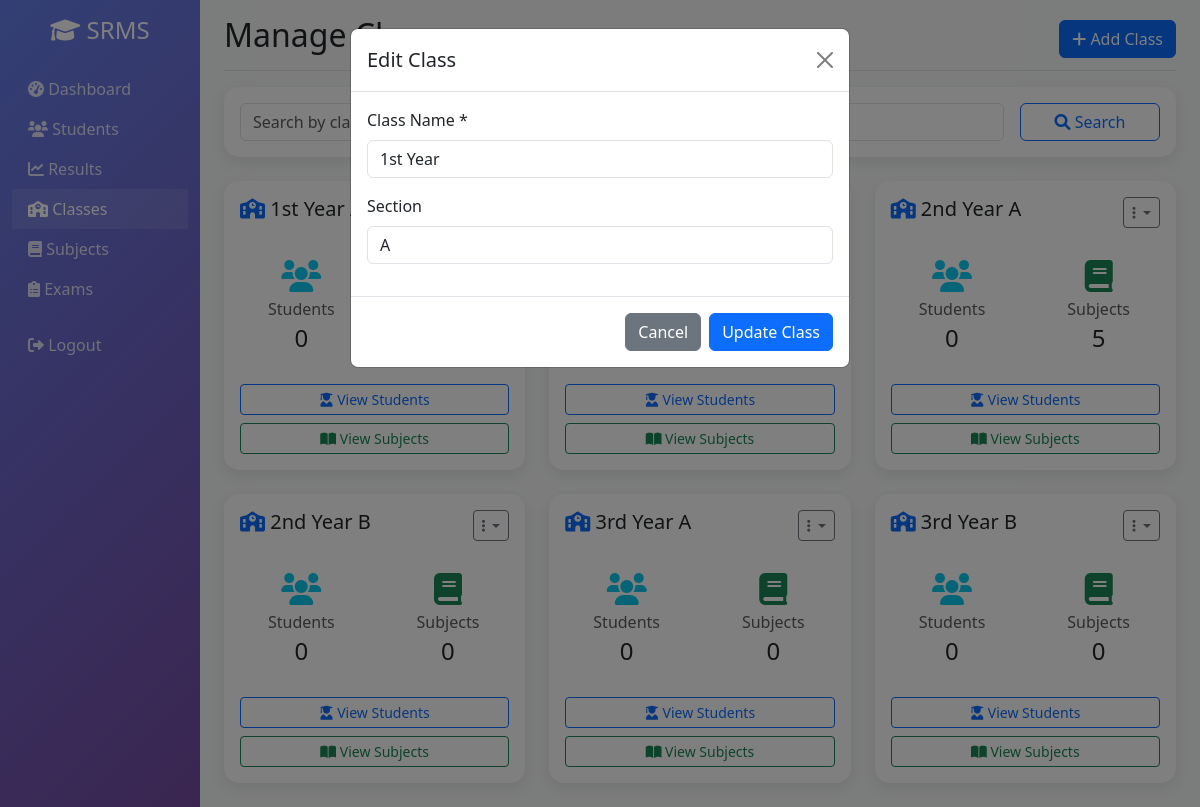
The app's page /classes.php?edit=1 (signed in) with its own data.
### tables this page shows
CREATE TABLE `classes` (
  `id` int(11) NOT NULL AUTO_INCREMENT,
  `class_name` varchar(50) NOT NULL,
  `section` varchar(10) DEFAULT NULL,
  `created_at` timestamp NOT NULL DEFAULT current_timestamp(),
  PRIMARY KEY (`id`),
  UNIQUE KEY `class_name_section` (`class_name`, `section`)
);

### includes/functions.php (called while the page is built, shortened)
<?php
include_once 'db.php';
function sanitize($data) {
    global $conn;
    return htmlspecialchars(strip_tags(trim($conn->real_escape_string($data))));
}
?>

### classes.php (the view, shortened to what this page needs)
<?php
include_once 'includes/functions.php';
$edit_class = null;
if (isset($_GET['edit'])) {
    $id = sanitize($_GET['edit']);
    $sql = "SELECT * FROM classes WHERE id = ?";
    $stmt = $conn->prepare($sql);
    $stmt->bind_param("i", $id);
    $stmt->execute();
    $result = $stmt->get_result();
    $edit_class = $result->fetch_assoc();
}
$page = isset($_GET['page']) ? (int)$_GET['page'] : 1;
$limit = 20;
$offset = ($page - 1) * $limit;
$sql = "SELECT c.*,
        (SELECT COUNT(*) FROM students WHERE class_id = c.id) as student_count,
        (SELECT COUNT(*) FROM subjects WHERE class_id = c.id) as subject_count
        FROM classes c";
$sql .= " ORDER BY c.class_name, c.section LIMIT $limit OFFSET $offset";
$classes = $conn->query($sql);
?>
<!DOCTYPE html>
<html lang="en">
<head>
    <link href="https://cdn.jsdelivr.net/npm/bootstrap@5.3.0/dist/css/bootstrap.min.css" rel="stylesheet">
    <link rel="stylesheet" href="https://cdnjs.cloudflare.com/ajax/libs/font-awesome/6.0.0/css/all.min.css">
</head>
<body>
    <div class="container-fluid">
        <div class="row">
            <nav class="col-md-3 col-lg-2 d-md-block sidebar collapse">
                <div class="position-sticky pt-3">
                    <div class="text-center mb-4">
                        <h4 class="text-white">
                            <i class="fas fa-graduation-cap"></i> SRMS
                        </h4>
                    </div>
                    <ul class="nav flex-column">
                        <li class="nav-item">
                            <a class="nav-link" href="index.php">
                                <i class="fas fa-tachometer-alt"></i> Dashboard
                            </a>
                        </li>
                        <li class="nav-item">
                            <a class="nav-link" href="students.php">
                                <i class="fas fa-users"></i> Students
                            </a>
                        </li>
                        <li class="nav-item">
                            <a class="nav-link" href="results.php">
                                <i class="fas fa-chart-line"></i> Results
                            </a>
                        </li>
                        <li class="nav-item">
                            <a class="nav-link active" href="classes.php">
                                <i class="fas fa-school"></i> Classes
                            </a>
                        </li>
                        <li class="nav-item">
                            <a class="nav-link" href="subjects.php">
                                <i class="fas fa-book"></i> Subjects
                            </a>
                        </li>
                        <li class="nav-item">
                            <a class="nav-link" href="exams.php">
                                <i class="fas fa-clipboard-list"></i> Exams
                            </a>
                        </li>
                        <li class="nav-item mt-3">
                            <a class="nav-link" href="logout.php">
                                <i class="fas fa-sign-out-alt"></i> Logout
                            </a>
                        </li>
                    </ul>
                </div>
            </nav>
            <main class="col-md-9 ms-sm-auto col-lg-10 px-md-4 main-content">
                <div class="d-flex justify-content-between flex-wrap flex-md-nowrap align-items-center pt-3 pb-2 mb-3 border-bottom">
                    <h1 class="h2">Manage Classes</h1>
                    <div class="btn-toolbar mb-2 mb-md-0">
                        <button type="button" class="btn btn-primary" data-bs-toggle="modal" data-bs-target="#addClassModal">
                            <i class="fas fa-plus"></i> Add Class
                        </button>
                    </div>
                </div>
                <div class="card mb-4">
                    <div class="card-body">
                        <form method="GET" class="row g-3">
                            <div class="col-md-10">
                            </div>
                            <div class="col-md-2">
                                <button type="submit" class="btn btn-outline-primary w-100">
                                    <i class="fas fa-search"></i> Search
                                </button>
                            </div>
                        </form>
                    </div>
                </div>
                <div class="row">
                    <?php while ($class = $classes->fetch_assoc()): ?>
                    <div class="col-md-6 col-lg-4 mb-4">
                        <div class="card h-100">
                            <div class="card-body">
                                <div class="d-flex justify-content-between align-items-start mb-3">
                                    <h5 class="card-title mb-0">
                                        <i class="fas fa-school text-primary"></i>
                                        <?php echo htmlspecialchars($class['class_name'] . ' ' . $class['section']); ?>
                                    </h5>
                                    <div class="dropdown">
                                        <button class="btn btn-sm btn-outline-secondary dropdown-toggle" type="button" data-bs-toggle="dropdown">
                                            <i class="fas fa-ellipsis-v"></i>
                                        </button>
                                    </div>
                                </div>
                                <div class="row mb-3">
                                    <div class="col-6">
                                        <div class="stat-card">
                                            <i class="fas fa-users text-info fa-2x mb-2"></i>
                                            <h6 class="text-muted mb-1">Students</h6>
                                            <h4 class="mb-0"><?php echo $class['student_count']; ?></h4>
                                        </div>
                                    </div>
                                    <div class="col-6">
                                        <div class="stat-card">
                                            <i class="fas fa-book text-success fa-2x mb-2"></i>
                                            <h6 class="text-muted mb-1">Subjects</h6>
                                            <h4 class="mb-0"><?php echo $class['subject_count']; ?></h4>
                                        </div>
                                    </div>
                                </div>
                                <div class="d-grid gap-2">
                                    <a href="class_students.php?id=<?php echo $class['id']; ?>" class="btn btn-outline-primary btn-sm">
                                        <i class="fas fa-user-graduate"></i> View Students
                                    </a>
                                    <a href="class_subjects.php?id=<?php echo $class['id']; ?>" class="btn btn-outline-success btn-sm">
                                        <i class="fas fa-book-open"></i> View Subjects
                                    </a>
                                </div>
                            </div>
                        </div>
                    </div>
                    <?php endwhile; ?>
                </div>
            </main>
        </div>
    </div>
    <?php if ($edit_class): ?>
    <div class="modal fade show" id="editClassModal" tabindex="-1" style="display: block; background: rgba(0,0,0,0.5);">
        <div class="modal-dialog">
            <div class="modal-content">
                <div class="modal-header">
                    <h5 class="modal-title">Edit Class</h5>
                    <a href="classes.php" class="btn-close"></a>
                </div>
                <form method="POST">
                    <div class="modal-body">
                        <div class="mb-3">
                            <label class="form-label">Class Name *</label>
                            <input type="text" class="form-control" name="class_name" value="<?php echo $edit_class['class_name']; ?>" required>
                        </div>
                        <div class="mb-3">
                            <label class="form-label">Section</label>
                            <input type="text" class="form-control" name="section" value="<?php echo $edit_class['section']; ?>">
                        </div>
                    </div>
                    <div class="modal-footer">
                        <a href="classes.php" class="btn btn-secondary">Cancel</a>
                        <button type="submit" name="edit_class" class="btn btn-primary">Update Class</button>
                    </div>
                </form>
            </div>
        </div>
    </div>
    <?php endif; ?>
</body>
</html>

### classes.php (style rules this page uses)
.sidebar { min-height: 100vh; background: linear-gradient(135deg, #667eea 0%, #764ba2 100%); }
.sidebar .nav-link { color: rgba(255, 255, 255, 0.8); transition: all 0.3s; }
.sidebar .nav-link:hover, .sidebar .nav-link.active { color: white; background: rgba(255, 255, 255, 0.1); }
.main-content { background-color: #f8f9fa; min-height: 100vh; }
.card { border: none; border-radius: 15px; box-shadow: 0 5px 15px rgba(0, 0, 0, 0.08); }
.stat-card { background: white; border-radius: 10px; padding: 1rem; text-align: center; }

### records on screen
classes: class_name+section "1st Year A", student_count "0", class_name "1st Year", section "A"
classes: class_name+section "2nd Year A", student_count "0", subject_count "5"
classes: class_name+section "2nd Year B", student_count "0", subject_count "0"
classes: class_name+section "3rd Year A", student_count "0", subject_count "0"
classes: class_name+section "3rd Year B", student_count "0", subject_count "0"
